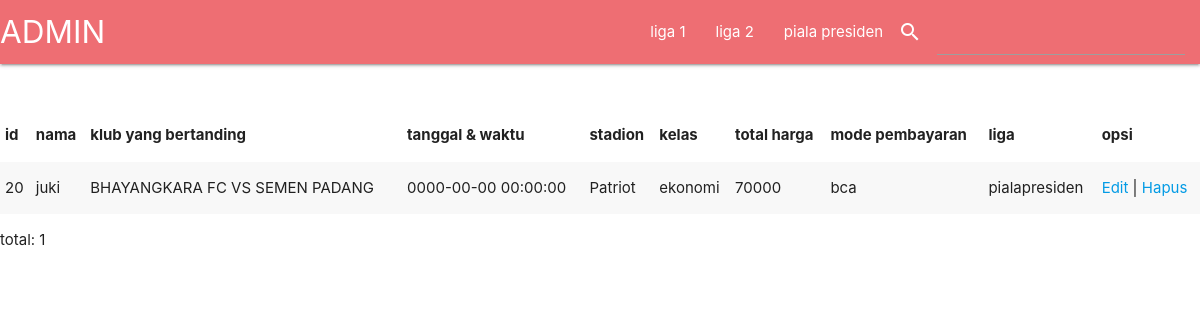
Page /halaman_admin3.php on the committed database.
### tables this page shows
CREATE TABLE `pemesanan` (
  `id` char(16) NOT NULL,
  `nama` varchar(100) NOT NULL,
  `klub_b` varchar(100) NOT NULL,
  `tanggal` datetime NOT NULL,
  `stadion` varchar(100) NOT NULL,
  `kelas` varchar(20) NOT NULL,
  `total` varchar(100) NOT NULL,
  `pembayaran` varchar(20) NOT NULL,
  `liga` varchar(100) NOT NULL
);

### halaman_admin3.php (the view, shortened to what this page needs)
<?php include 'koneksi.php'; ?>
<!DOCTYPE html>
<html>
<link rel="stylesheet"href="https://cdnjs.cloudflare.com/ajax/libs/materialize/1.0.0/css/materialize.min.css">
<head>
</head>
<body>
<form method="post" action="caripre.php">
 <nav>
    <div class="nav-wrapper">
      <a href="halaman_admin.php" class="brand-logo">ADMIN</a>
      <ul id="nav-mobile" class="right hide-on-med-and-down">
        <li><a href="halaman_admin1.php">liga 1</a></li>&emsp;
        <li><a href="halaman_admin2.php">liga 2</a></li>
        <li><a href="halaman_admin3.php">piala presiden</a></li>
        <i class="small material-icons left" >search</i>
         <li class="input-field"><input type="text" name="cari" required>
         </li>
      </ul>
    </div>
  </nav>
</form></br></br>
    <table class="striped">
    <thead>
    <tr>
        <th>id</th>
        <th>nama</th>
        <th>klub yang bertanding</th>
        <th>tanggal & waktu</th>
        <th>stadion</th>
        <th>kelas</th>
        <th>total harga</th>
        <th>mode pembayaran</th>
        <th>liga</th>
        <th>opsi</th>
    </tr>
    </thead>
    <tbody>
        <?php
        $sql = "SELECT * FROM pemesanan where liga='pialapresiden'";
        $query = mysqli_query($koneksi, $sql);
        while($data = mysqli_fetch_array($query)){
            echo "<tr>";
            echo "<td>".$data['id']."</td>";
            echo "<td>".$data['nama']."</td>";
            echo "<td>".$data['klub_b']."</td>";
            echo "<td>".$data['tanggal']."</td>";
            echo "<td>".$data['stadion']."</td>";
            echo "<td>".$data['kelas']."</td>";
            echo "<td>".$data['total']."</td>";
            echo "<td>".$data['pembayaran']."</td>";
            echo "<td>".$data['liga']."</td>";
            echo "<td>";
            echo "<a href='edit_admin.php?id=".$data['id']."'>Edit</a> | ";
            echo "<a href='hapus.php?id=".$data['id']."'>Hapus</a>";
            echo "</td>";
            echo "</tr>";
        }
        ?>
    </tbody>
    </table>
    <p>total: <?php echo mysqli_num_rows($query) ?> </p>
</body>
</html>

### rows in the picture
pemesanan: id "20", nama "juki", klub_b "BHAYANGKARA FC VS SEMEN PADANG", tanggal "0000-00-00 00:00:00", stadion "Patriot", kelas "ekonomi", total "70000", pembayaran "bca", liga "pialapresiden"

### other values in the picture
mysqli_num_rows($query) "1"
